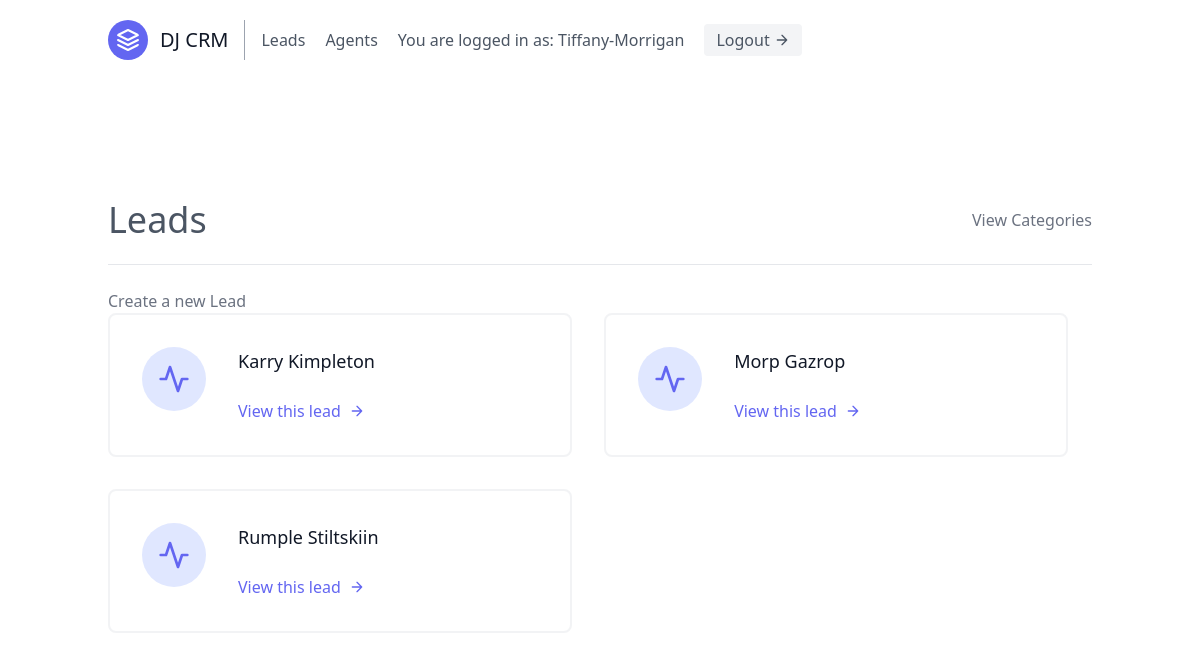
The app's page /leads/ (signed in), older data.
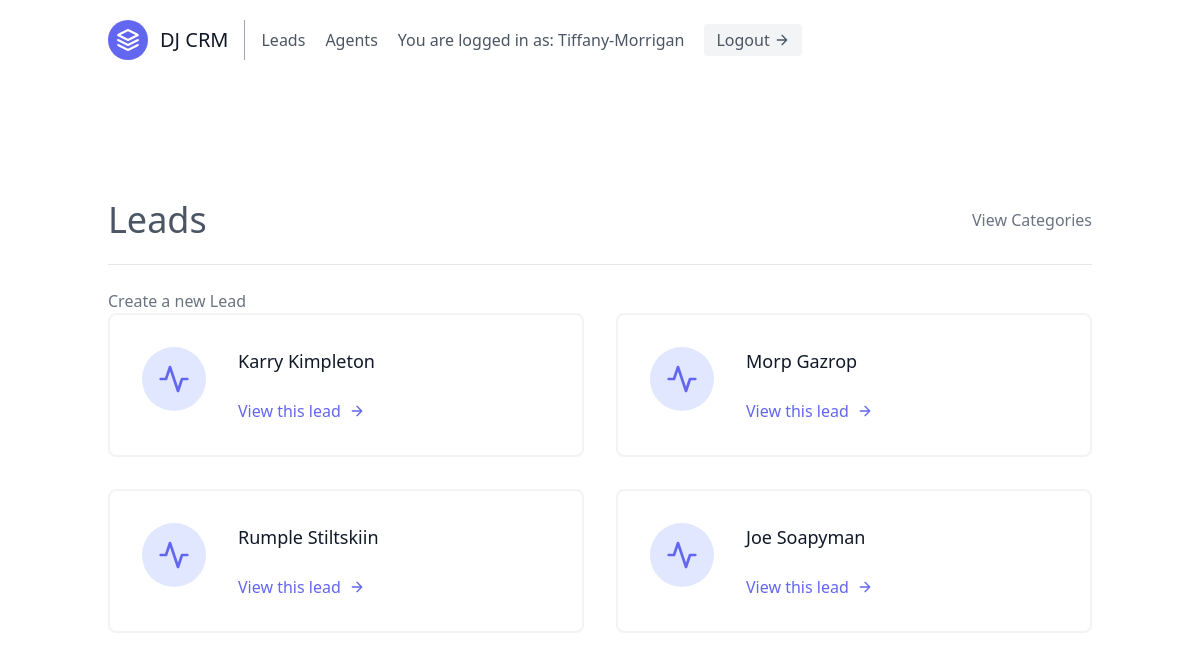
The same page, newer data.
### leads/models.py (models this page shows, shortened)
class User(AbstractUser):
    is_organiser = models.BooleanField(default=True)
    is_agent = models.BooleanField(default=False)

class Lead(models.Model):
    first_name = models.CharField(max_length=20)
    last_name = models.CharField(max_length=20)
    age = models.IntegerField(default=0)
    organisation = models.ForeignKey(UserProfile, on_delete=models.CASCADE)
    agent = models.ForeignKey("Agent", null=True, blank=True, on_delete=models.SET_NULL) #CASCADE
    category = models.ForeignKey("Category", related_name="leads", null=True, blank=True, on_delete=models.SET_NULL)
    description = models.TextField()
    date_added = models.DateTimeField(auto_now_add=True)
    phone_number = models.CharField(max_length=20)
    email = models.EmailField()

### leads/views.py (the view)
# urls.py: path('', LeadListView.as_view(), name='lead-list'),
class LeadListView(OrganisorAndLoginRequiedMixin, generic.ListView):
    template_name = "leads/lead_list.html"
    context_object_name = "leads"
    def get_queryset(self):
        user = self.request.user
        if user.is_organiser:
            queryset = Lead.objects.filter(
                organisation=user.userprofile,
                agent__isnull=False
            )
        else:
            queryset = Lead.objects.filter(
                organisation=user.agent.organisation,
                agent__isnull=False
            )
            queryset = queryset.filter(agent__user=user)
        return queryset
    def get_context_data(self, **kwargs):
        context = super(LeadListView, self).get_context_data(**kwargs)
        user = self.request.user
        if user.is_organiser:
            queryset = Lead.objects.filter(
                organisation=user.userprofile,
                agent__isnull=True
            )
            context.update({
                "unassigned_leads": queryset
            })
        return context

### agents/mixins.py (called while the page is built)
    def dispatch(self, request, *args, **kwargs):
        if not request.user.is_authenticated or not request.user.is_organiser:
            return redirect("leads:lead-list")
        return super().dispatch(request, *args, **kwargs)

### leads/templates/leads/lead_list.html (shortened to what this page needs)
{% extends "base.html" %}
{% block content%}
<section class="text-gray-600 body-font">
  <div class="container px-5 py-24 mx-auto flex flex-wrap">
    <div class="w-full mb-6 py-6 flex justify-between items-center border-b border-gray-200">
        <h1 class="text-4xl gray-800">Leads</h1>
        <a class="text-gray-500 hover:text-blue-500" href="{% url 'leads:category-list' %}">View Categories</a>
    </div>
        <a class="text-gray-500 hover:text-blue-500" href="{% url 'leads:lead-create' %}">Create a new Lead</a>
    <div class="flex flex-wrap -m-4">
    {% for lead in leads %}
      <div class="p-4 lg:w-1/2 md:w-full">
        <div class="flex border-2 rounded-lg border-gray-200 border-opacity-50 p-8 sm:flex-row flex-col">
          <div class="w-16 h-16 sm:mr-8 sm:mb-0 mb-4 inline-flex items-center justify-center rounded-full bg-indigo-100 text-indigo-500 flex-shrink-0">
            <svg fill="none" stroke="currentColor" stroke-linecap="round" stroke-linejoin="round" stroke-width="2" class="w-8 h-8" viewBox="0 0 24 24">
              <path d="M22 12h-4l-3 9L9 3l-3 9H2"></path>
            </svg>
          </div>
          <div class="flex-grow">
            <h2 class="text-gray-900 text-lg title-font font-medium mb-3">
                {{ lead.first_name}} {{ lead.last_name }}
            </h2>
            <a href="{% url 'leads:lead-detail' lead.pk %}" class="mt-3 text-indigo-500 inline-flex items-center">
                View this lead
              <svg fill="none" stroke="currentColor" stroke-linecap="round" stroke-linejoin="round" stroke-width="2" class="w-4 h-4 ml-2" viewBox="0 0 24 24">
                <path d="M5 12h14M12 5l7 7-7 7"></path>
              </svg>
            </a>
          </div>
        </div>
      </div>
    {% endfor %}
    </div>
  </div>
</section>
{% endblock content%}

### templates/base.html (shortened to what this page needs)
{% load static %}
<!DOCTYPE html>
<html lang="en">
<head>
    <link href="{% static 'css/styles.css' %}" rel="stylesheet" />
    <link href="https://unpkg.com/tailwindcss@^2/dist/tailwind.min.css" rel="stylesheet">
</head>
<body>
    <div class="max-w-4-xl mx-auto">
    {% include "navbar.html" %}
    {% block content %}
    {% endblock content %}
    </div>
</body>
</html>

### templates/navbar.html (shortened to what this page needs)
<header class="text-gray-600 body-font">
  <div class="container mx-auto flex flex-wrap p-5 flex-col md:flex-row items-center">
    <a class="flex title-font font-medium items-center text-gray-900 mb-4 md:mb-0">
      <svg xmlns="http://www.w3.org/2000/svg" fill="none" stroke="currentColor" stroke-linecap="round" stroke-linejoin="round" stroke-width="2" class="w-10 h-10 text-white p-2 bg-indigo-500 rounded-full" viewBox="0 0 24 24">
        <path d="M12 2L2 7l10 5 10-5-10-5zM2 17l10 5 10-5M2 12l10 5 10-5"></path>
      </svg>
      <span class="ml-3 text-xl">DJ CRM</span>
    </a>
    <nav class="md:mr-auto md:ml-4 md:py-1 md:pl-4 md:border-l md:border-gray-400	flex flex-wrap items-center text-base justify-center">
        {% if not request.user.is_authenticated %}
          <a href="{% url 'signup' %}" class="mr-5 hover:text-gray-900">Signup</a>
        {% else %}
          {% if request.user.is_organiser %}
          <a href="{% url 'leads:lead-list' %}" class="mr-5 hover:text-gray-900">Leads</a>
          {% endif %}
          <a href="{% url 'agents:agent-list' %}" class="mr-5 hover:text-gray-900">Agents</a>
        {% endif %}
        {% if request.user.is_authenticated %}
          You are logged in as: {{ request.user.username }}
        <a href="{% url 'logout' %}" class="ml-5 inline-flex items-center bg-gray-100 border-0 py-1 px-3 focus:outline-none hover:bg-gray-200 rounded text-base mt-4 md:mt-0">
        Logout
            <svg fill="none" stroke="currentColor" stroke-linecap="round" stroke-linejoin="round" stroke-width="2" class="w-4 h-4 ml-1" viewBox="0 0 24 24">
            <path d="M5 12h14M12 5l7 7-7 7"></path>
            </svg>
    </a>
        {% endif %}
  </div>
</header>

### templates/scripts.html (shortened to what this page needs)
{% load static %}

Row changes from the older to the newer data that the page shows:
added Lead: first_name "Joe", last_name "Soapyman"
